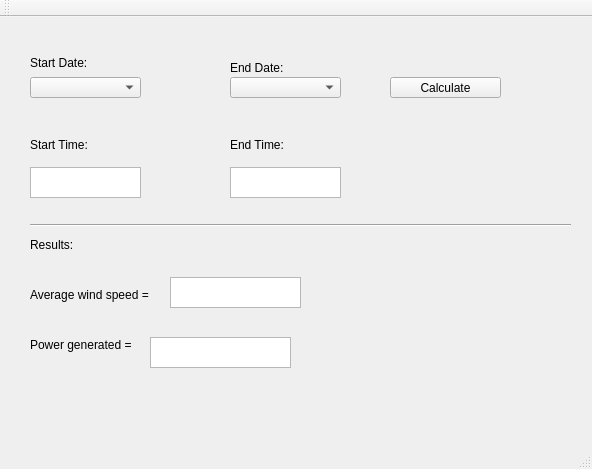
<?xml version="1.0" encoding="UTF-8"?>
<ui version="4.0">
 <class>MainWindow</class>
 <widget class="QMainWindow" name="MainWindow">
  <property name="geometry">
   <rect>
    <x>0</x>
    <y>0</y>
    <width>592</width>
    <height>469</height>
   </rect>
  </property>
  <property name="windowTitle">
   <string>MainWindow</string>
  </property>
  <widget class="QWidget" name="centralWidget">
   <widget class="QLabel" name="label">
    <property name="geometry">
     <rect>
      <x>30</x>
      <y>30</y>
      <width>101</width>
      <height>31</height>
     </rect>
    </property>
    <property name="text">
     <string>Start Date:</string>
    </property>
   </widget>
   <widget class="QLabel" name="label_2">
    <property name="geometry">
     <rect>
      <x>230</x>
      <y>40</y>
      <width>81</width>
      <height>21</height>
     </rect>
    </property>
    <property name="text">
     <string>End Date:</string>
    </property>
   </widget>
   <widget class="QComboBox" name="comboBox">
    <property name="geometry">
     <rect>
      <x>30</x>
      <y>60</y>
      <width>111</width>
      <height>21</height>
     </rect>
    </property>
   </widget>
   <widget class="QComboBox" name="comboBox_2">
    <property name="geometry">
     <rect>
      <x>230</x>
      <y>60</y>
      <width>111</width>
      <height>21</height>
     </rect>
    </property>
   </widget>
   <widget class="QLabel" name="label_3">
    <property name="geometry">
     <rect>
      <x>30</x>
      <y>120</y>
      <width>111</width>
      <height>16</height>
     </rect>
    </property>
    <property name="text">
     <string>Start Time:</string>
    </property>
   </widget>
   <widget class="QLabel" name="label_4">
    <property name="geometry">
     <rect>
      <x>230</x>
      <y>120</y>
      <width>111</width>
      <height>16</height>
     </rect>
    </property>
    <property name="text">
     <string>End Time:</string>
    </property>
   </widget>
   <widget class="QTextEdit" name="textEdit">
    <property name="geometry">
     <rect>
      <x>30</x>
      <y>150</y>
      <width>111</width>
      <height>31</height>
     </rect>
    </property>
   </widget>
   <widget class="QTextEdit" name="textEdit_2">
    <property name="geometry">
     <rect>
      <x>230</x>
      <y>150</y>
      <width>111</width>
      <height>31</height>
     </rect>
    </property>
   </widget>
   <widget class="Line" name="line">
    <property name="geometry">
     <rect>
      <x>30</x>
      <y>200</y>
      <width>541</width>
      <height>16</height>
     </rect>
    </property>
    <property name="orientation">
     <enum>Qt::Horizontal</enum>
    </property>
   </widget>
   <widget class="QLabel" name="label_5">
    <property name="geometry">
     <rect>
      <x>30</x>
      <y>220</y>
      <width>101</width>
      <height>16</height>
     </rect>
    </property>
    <property name="text">
     <string>Results:</string>
    </property>
   </widget>
   <widget class="QLabel" name="label_6">
    <property name="geometry">
     <rect>
      <x>30</x>
      <y>270</y>
      <width>131</width>
      <height>16</height>
     </rect>
    </property>
    <property name="text">
     <string>Average wind speed =</string>
    </property>
   </widget>
   <widget class="QLabel" name="label_7">
    <property name="geometry">
     <rect>
      <x>30</x>
      <y>320</y>
      <width>131</width>
      <height>16</height>
     </rect>
    </property>
    <property name="text">
     <string>Power generated =</string>
    </property>
   </widget>
   <widget class="QTextEdit" name="textEdit_3">
    <property name="geometry">
     <rect>
      <x>170</x>
      <y>260</y>
      <width>131</width>
      <height>31</height>
     </rect>
    </property>
   </widget>
   <widget class="QTextEdit" name="textEdit_4">
    <property name="geometry">
     <rect>
      <x>150</x>
      <y>320</y>
      <width>141</width>
      <height>31</height>
     </rect>
    </property>
   </widget>
   <widget class="QPushButton" name="pushButton">
    <property name="geometry">
     <rect>
      <x>390</x>
      <y>60</y>
      <width>111</width>
      <height>21</height>
     </rect>
    </property>
    <property name="text">
     <string>Calculate</string>
    </property>
   </widget>
  </widget>
  <widget class="QMenuBar" name="menuBar">
   <property name="geometry">
    <rect>
     <x>0</x>
     <y>0</y>
     <width>592</width>
     <height>26</height>
    </rect>
   </property>
  </widget>
  <widget class="QToolBar" name="mainToolBar">
   <attribute name="toolBarArea">
    <enum>TopToolBarArea</enum>
   </attribute>
   <attribute name="toolBarBreak">
    <bool>false</bool>
   </attribute>
  </widget>
  <widget class="QStatusBar" name="statusBar"/>
 </widget>
 <layoutdefault spacing="6" margin="11"/>
 <resources/>
 <connections/>
</ui>
